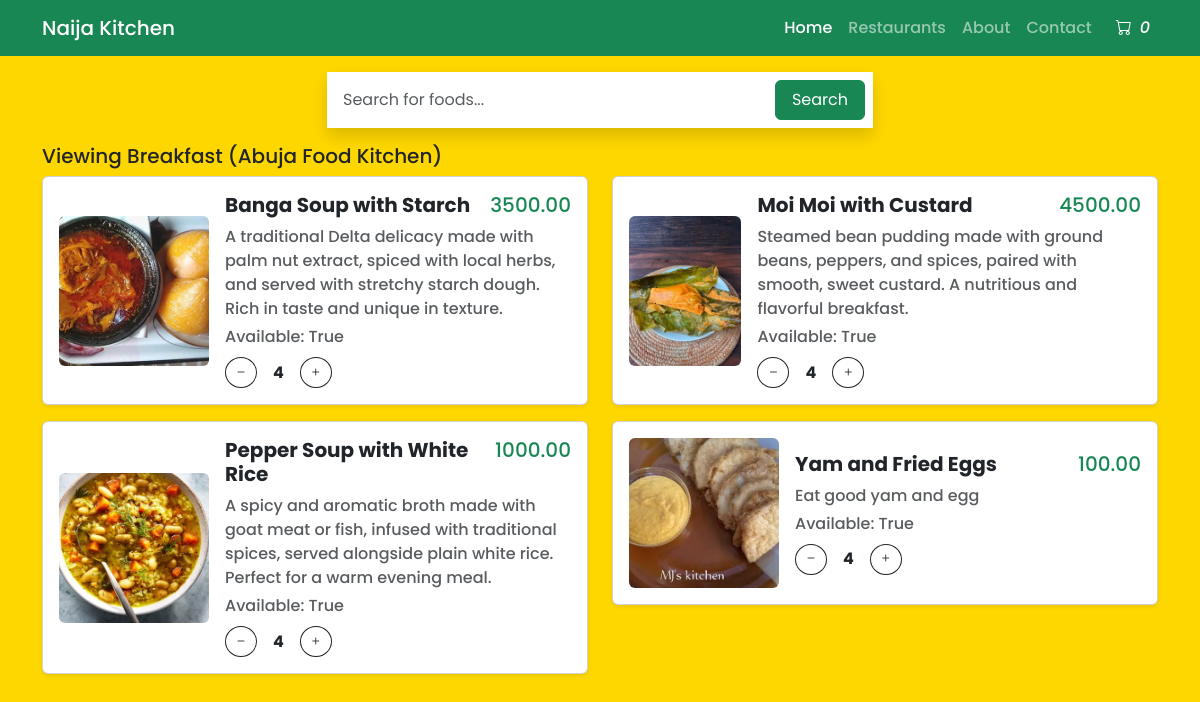
/abuja-food-kitchen/breakfast/, run on the app's committed database.
### naija_kitchen/models.py (models this page shows, shortened)
class MenuCategory(models.Model):
    restaurant = models.ForeignKey(
        Restaurant, on_delete=models.CASCADE, related_name='menu_categories')
    name = models.CharField(max_length=100)
    slug = models.SlugField(max_length=200, blank=True)
    description = models.TextField(blank=True, null=True)
    image = models.ImageField(blank=True, null=True,
                              upload_to='static/uploaded_images')
    created_at = models.DateTimeField(auto_now_add=True)
    updated_at = models.DateTimeField(auto_now=True)
    class Meta:
        constraints = [
            UniqueConstraint(fields=['restaurant', 'name'],
                             name='unique_category_per_restaurant')
        ]
        ordering = ['name']
        indexes = [
            models.Index(fields=['name'])
        ]
    def __str__(self):
        return f"{self.name} ({self.restaurant.restaurant_name})"

class Restaurant(models.Model):
    restaurant_name = models.CharField(max_length=200)
    slug = models.SlugField(max_length=200, blank=True)
    restaurant_address = models.CharField(max_length=200)
    restaurant_image = models.ImageField(
        null=True, blank=True, upload_to='uploaded_images')
    restaurant_contact = models.CharField(max_length=200)
    restaurant_owner = models.ForeignKey(
        'auth.User', blank=True, null=True, on_delete=models.CASCADE, related_name='user_restaurants')
    class Meta:
        ordering = ['restaurant_name']
        indexes = [
            models.Index(fields=['restaurant_name'])
        ]

class MenuItem(models.Model):
    category = models.ForeignKey(
        MenuCategory, on_delete=models.CASCADE, related_name='menu_items')
    name = models.CharField(max_length=200)
    slug = models.SlugField(max_length=200, blank=True)
    description = models.TextField(blank=True, null=True)
    price = models.DecimalField(max_digits=10, decimal_places=2)
    is_available = models.BooleanField(default=True)
    created_at = models.DateTimeField(auto_now_add=True)
    updated_at = models.DateTimeField(auto_now=True)
    image = models.ImageField(blank=True, null=True,
                              upload_to='uploaded_images')
    class Meta:
        ordering = ['name']
        indexes = [
            models.Index(fields=['id', 'slug']),
            models.Index(fields=['name']),
            models.Index(fields=['-created_at'])
        ]
    @property
    def imageURL(self):
        try:
            url = self.image.url
        except:
            url = ''
        return url

### naija_kitchen/views.py (the view)
# urls.py: path('<slug:restaurant_slug>/<slug:category_slug>/', get_menucategory_items, name="restaurant_menuitems"),
def get_menucategory_items(request, restaurant_slug,  category_slug):
    restaurant = get_object_or_404(Restaurant, slug=restaurant_slug)
    category = get_object_or_404(
        MenuCategory, restaurant=restaurant, slug=category_slug)
    cart_items = get_cart_items_from_session(request)
    menu_items = MenuItem.objects.filter(category=category)
    menu_items_json = json.dumps(list(menu_items.values()), cls=DecimalEncoder)
    context = {'restaurant': restaurant,
               'category': category, 'menuitems': menu_items, 'cartItems': cart_items, 'menu_items_json': menu_items_json}
    return render(request, 'menu_items.html', context)

### naija_kitchen/customencoder.py (called while the page is built)
    def default(self, obj):
        if isinstance(obj, Decimal):
            return float(obj)
        if isinstance(obj, (datetime, date)):
            return obj.isoformat()
        return super().default(obj)  # Use default encoding for other types

### naija_kitchen/views.py (called while the page is built)
def get_cart_items_from_session(request):
    cart_items_in_session = request.session.get('cartItems')
    return cart_items_in_session

### naija_kitchen/templates/menu_items.html (shortened to what this page needs)
{% extends 'main.html' %}
{% load static %}
    {% block content %}
    <div class="container h-100 mt-3 mb-3">
        <div class="row h-100 justify-content-center align-items-center">
            <div class="col-md-8 col-lg-6">
                <form action="" method="get" class="d-flex shadow p-2 bg-white">
                    <input id="searchMenu" class="form-control me-2 p-2 border-0 shadow-none" type="search"
                        placeholder="Search for foods..." aria-label="Search" />
                    <button class="btn btn-success px-3" type="reset">
                        Search
                    </button>
                </form>
            </div>
        </div>
    </div>
    <div class="container mt-3 poppins-medium">
        <h5>Viewing {{category}} </h5>
        <div id="menuItemCard" class="row">
            {% for menuitem in menuitems %}
            <div class="col-sm-6 mb-3">
                <div class="card p-3 shadow-sm d-flex flex-row align-items-center">
                    <img src="{{menuitem.imageURL}}" alt="{{menuitem.imageURL}}" class="img-fluid rounded"
                        style="width: 150px; height: 150px; object-fit: cover" />
                    <div class="ms-3 flex-grow-1">
                        <div class="d-flex justify-content-between">
                            <h5 class="fw-bold">{{menuitem.name}}</h5>
                            <h5 class="text-success">{{menuitem.price}}</h5>
                        </div>
                        <p class="text-muted mb-1">{{menuitem.description}}</p>
                        <p class="text-muted mb-1">
                            Available: {{menuitem.is_available}}
                        </p>
                        <div class="d-flex align-items-center mt-2">
                            <button class="btn btn-outline-dark btn-sm rounded-circle update-cart"
                                data-product="{{menuitem.id}}" data-action="remove">
                                <i class="bi bi-dash"></i>
                            </button>
                            <span class="mx-3 fw-bold">4</span>
                            <button class="btn btn-outline-dark btn-sm rounded-circle update-cart"
                                data-product="{{menuitem.id}}" data-action="add">
                                <i class="bi bi-plus"></i>
                            </button>
                        </div>
                    </div>
                </div>
            </div>
            {% endfor %}
        </div>
    </div>
    {% endblock %}

### naija_kitchen/templates/main.html (shortened to what this page needs)
<!DOCTYPE html>
<html lang="en">
{% load static %}
<head>
    <link rel="stylesheet" type="text/css" href="{%static 'css/style.css'%}" />
    <link rel="stylesheet" href="https://cdn.jsdelivr.net/npm/bootstrap@5.3.2/dist/css/bootstrap.min.css" />
    <link rel="stylesheet" href="https://cdn.jsdelivr.net/npm/bootstrap-icons@1.11.1/font/bootstrap-icons.css" />
</head>
<body class="poppins-medium bg-color">
    <nav class="navbar sticky-top navbar-expand-lg navbar-dark bg-success">
        <div class="container">
            <a class="navbar-brand" href="{% url 'all_restaurants' %}">Naija Kitchen</a>
            <div class="collapse navbar-collapse" id="navbarNav">
                <ul class="navbar-nav ms-auto">
                    <li class="nav-item">
                        <a class="nav-link active" href="#">Home</a>
                    </li>
                    <li class="nav-item">
                        <a class="nav-link" href="#">Restaurants</a>
                    </li>
                    <li class="nav-item">
                        <a class="nav-link" href="#">About</a>
                    </li>
                    <li class="nav-item">
                        <a class="nav-link" href="#">Contact</a>
                    </li>
                    <li class="nav-item">
                        <a class="nav-link text-white" href="{% url 'cart' %}"><i class="bi bi-cart p-2"></i><i
                                id="cartItems">0</i></a>
                    </li>
                </ul>
            </div>
        </div>
    </nav>
    {% block content %} {% endblock content %}
</body>
</html>

### static/css/style.css (style rules this page uses)
body { font-family: 'Poppins sans-serif'; }
.bg-color { background-color: #FFD700; }
.poppins-medium { font-family: "Poppins", sans-serif; font-weight: 500; font-style: normal; }

### data on the page
MenuCategory: name+restaurant "Breakfast (Abuja Food Kitchen)"
MenuItem: imageURL (picture), name "Banga Soup with Starch", price "3500.00", description "A traditional Delta delicacy made with palm nut extract, spiced with local herbs, and served with stretchy starch dough. Rich in taste and unique in texture.", is_available "True"
MenuItem: imageURL (picture), name "Moi Moi with Custard", price "4500.00", description "Steamed bean pudding made with ground beans, peppers, and spices, paired with smooth, sweet custard. A nutritious and flavorful breakfast.", is_available "True"
MenuItem: imageURL (picture), name "Pepper Soup with White Rice", price "1000.00", description "A spicy and aromatic broth made with goat meat or fish, infused with traditional spices, served alongside plain white rice. Perfect for a warm evening meal.", is_available "True"
MenuItem: imageURL (picture), name "Yam and Fried Eggs", price "100.00", description "Eat good yam and egg", is_available "True"
